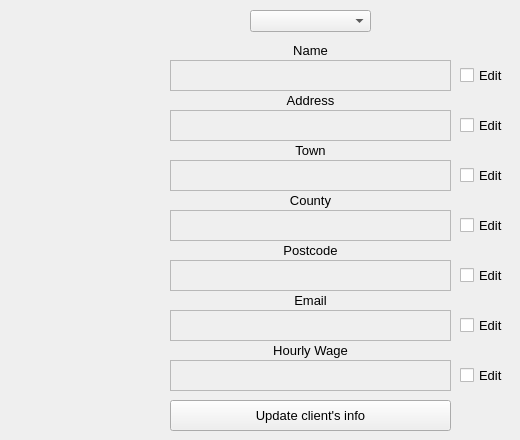
      <widget class="QWidget" name="page_3">
       <widget class="QComboBox" name="edit_client_dropdown">
        <property name="geometry">
         <rect>
          <x>250</x>
          <y>10</y>
          <width>121</width>
          <height>22</height>
         </rect>
        </property>
        <property name="currentIndex">
         <number>-1</number>
        </property>
       </widget>
       <widget class="QCheckBox" name="edit_town_chk">
        <property name="geometry">
         <rect>
          <x>460</x>
          <y>160</y>
          <width>51</width>
          <height>31</height>
         </rect>
        </property>
        <property name="font">
         <font>
          <pointsize>10</pointsize>
         </font>
        </property>
        <property name="text">
         <string>Edit</string>
        </property>
       </widget>
       <widget class="QCheckBox" name="edit_country_chk">
        <property name="geometry">
         <rect>
          <x>460</x>
          <y>210</y>
          <width>51</width>
          <height>31</height>
         </rect>
        </property>
        <property name="font">
         <font>
          <pointsize>10</pointsize>
         </font>
        </property>
        <property name="text">
         <string>Edit</string>
        </property>
       </widget>
       <widget class="QCheckBox" name="edit_postcode_chk">
        <property name="geometry">
         <rect>
          <x>460</x>
          <y>260</y>
          <width>51</width>
          <height>31</height>
         </rect>
        </property>
        <property name="font">
         <font>
          <pointsize>10</pointsize>
         </font>
        </property>
        <property name="text">
         <string>Edit</string>
        </property>
       </widget>
       <widget class="QCheckBox" name="edit_email_chk">
        <property name="geometry">
         <rect>
          <x>460</x>
          <y>310</y>
          <width>51</width>
          <height>31</height>
         </rect>
        </property>
        <property name="font">
         <font>
          <pointsize>10</pointsize>
         </font>
        </property>
        <property name="text">
         <string>Edit</string>
        </property>
       </widget>
       <widget class="QCheckBox" name="edit_wage_chk">
        <property name="geometry">
         <rect>
          <x>460</x>
          <y>350</y>
          <width>51</width>
          <height>51</height>
         </rect>
        </property>
        <property name="font">
         <font>
          <pointsize>10</pointsize>
         </font>
        </property>
        <property name="text">
         <string>Edit</string>
        </property>
       </widget>
       <widget class="QPushButton" name="update_client_btn">
        <property name="geometry">
         <rect>
          <x>170</x>
          <y>400</y>
          <width>281</width>
          <height>31</height>
         </rect>
        </property>
        <property name="font">
         <font>
          <pointsize>10</pointsize>
         </font>
        </property>
        <property name="text">
         <string>Update client's info</string>
        </property>
       </widget>
       <widget class="QTextEdit" name="full_name_txt_edit">
        <property name="enabled">
         <bool>false</bool>
        </property>
        <property name="geometry">
         <rect>
          <x>170</x>
          <y>60</y>
          <width>281</width>
          <height>31</height>
         </rect>
        </property>
        <property name="autoFillBackground">
         <bool>true</bool>
        </property>
        <property name="html">
         <string>&lt;!DOCTYPE HTML PUBLIC &quot;-//W3C//DTD HTML 4.0//EN&quot; &quot;http://www.w3.org/TR/REC-html40/strict.dtd&quot;&gt;
&lt;html&gt;&lt;head&gt;&lt;meta name=&quot;qrichtext&quot; content=&quot;1&quot; /&gt;&lt;style type=&quot;text/css&quot;&gt;
p, li { white-space: pre-wrap; }
&lt;/style&gt;&lt;/head&gt;&lt;body style=&quot; font-family:'MS Shell Dlg 2'; font-size:8.25pt; font-weight:400; font-style:normal;&quot;&gt;
&lt;p style=&quot;-qt-paragraph-type:empty; margin-top:0px; margin-bottom:0px; margin-left:0px; margin-right:0px; -qt-block-indent:0; text-indent:0px;&quot;&gt;&lt;br /&gt;&lt;/p&gt;&lt;/body&gt;&lt;/html&gt;</string>
        </property>
       </widget>
       <widget class="QTextEdit" name="address_txt_edit">
        <property name="enabled">
         <bool>false</bool>
        </property>
        <property name="geometry">
         <rect>
          <x>170</x>
          <y>110</y>
          <width>281</width>
          <height>31</height>
         </rect>
        </property>
        <property name="html">
         <string>&lt;!DOCTYPE HTML PUBLIC &quot;-//W3C//DTD HTML 4.0//EN&quot; &quot;http://www.w3.org/TR/REC-html40/strict.dtd&quot;&gt;
&lt;html&gt;&lt;head&gt;&lt;meta name=&quot;qrichtext&quot; content=&quot;1&quot; /&gt;&lt;style type=&quot;text/css&quot;&gt;
p, li { white-space: pre-wrap; }
&lt;/style&gt;&lt;/head&gt;&lt;body style=&quot; font-family:'MS Shell Dlg 2'; font-size:8.25pt; font-weight:400; font-style:normal;&quot;&gt;
&lt;p style=&quot;-qt-paragraph-type:empty; margin-top:0px; margin-bottom:0px; margin-left:0px; margin-right:0px; -qt-block-indent:0; text-indent:0px;&quot;&gt;&lt;br /&gt;&lt;/p&gt;&lt;/body&gt;&lt;/html&gt;</string>
        </property>
       </widget>
       <widget class="QTextEdit" name="country_txt_edit">
        <property name="enabled">
         <bool>false</bool>
        </property>
        <property name="geometry">
         <rect>
          <x>170</x>
          <y>210</y>
          <width>281</width>
          <height>31</height>
         </rect>
        </property>
        <property name="html">
         <string>&lt;!DOCTYPE HTML PUBLIC &quot;-//W3C//DTD HTML 4.0//EN&quot; &quot;http://www.w3.org/TR/REC-html40/strict.dtd&quot;&gt;
&lt;html&gt;&lt;head&gt;&lt;meta name=&quot;qrichtext&quot; content=&quot;1&quot; /&gt;&lt;style type=&quot;text/css&quot;&gt;
p, li { white-space: pre-wrap; }
&lt;/style&gt;&lt;/head&gt;&lt;body style=&quot; font-family:'MS Shell Dlg 2'; font-size:8.25pt; font-weight:400; font-style:normal;&quot;&gt;
&lt;p style=&quot;-qt-paragraph-type:empty; margin-top:0px; margin-bottom:0px; margin-left:0px; margin-right:0px; -qt-block-indent:0; text-indent:0px;&quot;&gt;&lt;br /&gt;&lt;/p&gt;&lt;/body&gt;&lt;/html&gt;</string>
        </property>
       </widget>
       <widget class="QLabel" name="label_8">
        <property name="geometry">
         <rect>
          <x>180</x>
          <y>140</y>
          <width>261</width>
          <height>20</height>
         </rect>
        </property>
        <property name="font">
         <font>
          <pointsize>10</pointsize>
         </font>
        </property>
        <property name="text">
         <string>Town</string>
        </property>
        <property name="alignment">
         <set>Qt::AlignCenter</set>
        </property>
       </widget>
       <widget class="QTextEdit" name="town_txt_edit">
        <property name="enabled">
         <bool>false</bool>
        </property>
        <property name="geometry">
         <rect>
          <x>170</x>
          <y>160</y>
          <width>281</width>
          <height>31</height>
         </rect>
        </property>
        <property name="html">
         <string>&lt;!DOCTYPE HTML PUBLIC &quot;-//W3C//DTD HTML 4.0//EN&quot; &quot;http://www.w3.org/TR/REC-html40/strict.dtd&quot;&gt;
&lt;html&gt;&lt;head&gt;&lt;meta name=&quot;qrichtext&quot; content=&quot;1&quot; /&gt;&lt;style type=&quot;text/css&quot;&gt;
p, li { white-space: pre-wrap; }
&lt;/style&gt;&lt;/head&gt;&lt;body style=&quot; font-family:'MS Shell Dlg 2'; font-size:8.25pt; font-weight:400; font-style:normal;&quot;&gt;
&lt;p style=&quot;-qt-paragraph-type:empty; margin-top:0px; margin-bottom:0px; margin-left:0px; margin-right:0px; -qt-block-indent:0; text-indent:0px;&quot;&gt;&lt;br /&gt;&lt;/p&gt;&lt;/body&gt;&lt;/html&gt;</string>
        </property>
       </widget>
       <widget class="QLabel" name="label_18">
        <property name="geometry">
         <rect>
          <x>180</x>
          <y>340</y>
          <width>261</width>
          <height>20</height>
         </rect>
        </property>
        <property name="font">
         <font>
          <pointsize>10</pointsize>
         </font>
        </property>
        <property name="text">
         <string>Hourly Wage</string>
        </property>
        <property name="alignment">
         <set>Qt::AlignCenter</set>
        </property>
       </widget>
       <widget class="QTextEdit" name="hourlywage_txt_edit">
        <property name="enabled">
         <bool>false</bool>
        </property>
        <property name="geometry">
         <rect>
          <x>170</x>
          <y>360</y>
          <width>281</width>
          <height>31</height>
         </rect>
        </property>
        <property name="html">
         <string>&lt;!DOCTYPE HTML PUBLIC &quot;-//W3C//DTD HTML 4.0//EN&quot; &quot;http://www.w3.org/TR/REC-html40/strict.dtd&quot;&gt;
&lt;html&gt;&lt;head&gt;&lt;meta name=&quot;qrichtext&quot; content=&quot;1&quot; /&gt;&lt;style type=&quot;text/css&quot;&gt;
p, li { white-space: pre-wrap; }
&lt;/style&gt;&lt;/head&gt;&lt;body style=&quot; font-family:'MS Shell Dlg 2'; font-size:8.25pt; font-weight:400; font-style:normal;&quot;&gt;
&lt;p style=&quot;-qt-paragraph-type:empty; margin-top:0px; margin-bottom:0px; margin-left:0px; margin-right:0px; -qt-block-indent:0; text-indent:0px;&quot;&gt;&lt;br /&gt;&lt;/p&gt;&lt;/body&gt;&lt;/html&gt;</string>
        </property>
       </widget>
       <widget class="QTextEdit" name="postcode_txt_edit">
        <property name="enabled">
         <bool>false</bool>
        </property>
        <property name="geometry">
         <rect>
          <x>170</x>
          <y>260</y>
          <width>281</width>
          <height>31</height>
         </rect>
        </property>
        <property name="html">
         <string>&lt;!DOCTYPE HTML PUBLIC &quot;-//W3C//DTD HTML 4.0//EN&quot; &quot;http://www.w3.org/TR/REC-html40/strict.dtd&quot;&gt;
&lt;html&gt;&lt;head&gt;&lt;meta name=&quot;qrichtext&quot; content=&quot;1&quot; /&gt;&lt;style type=&quot;text/css&quot;&gt;
p, li { white-space: pre-wrap; }
&lt;/style&gt;&lt;/head&gt;&lt;body style=&quot; font-family:'MS Shell Dlg 2'; font-size:8.25pt; font-weight:400; font-style:normal;&quot;&gt;
&lt;p style=&quot;-qt-paragraph-type:empty; margin-top:0px; margin-bottom:0px; margin-left:0px; margin-right:0px; -qt-block-indent:0; text-indent:0px;&quot;&gt;&lt;br /&gt;&lt;/p&gt;&lt;/body&gt;&lt;/html&gt;</string>
        </property>
       </widget>
       <widget class="QTextEdit" name="email_txt_edit">
        <property name="enabled">
         <bool>false</bool>
        </property>
        <property name="geometry">
         <rect>
          <x>170</x>
          <y>310</y>
          <width>281</width>
          <height>31</height>
         </rect>
        </property>
        <property name="html">
         <string>&lt;!DOCTYPE HTML PUBLIC &quot;-//W3C//DTD HTML 4.0//EN&quot; &quot;http://www.w3.org/TR/REC-html40/strict.dtd&quot;&gt;
&lt;html&gt;&lt;head&gt;&lt;meta name=&quot;qrichtext&quot; content=&quot;1&quot; /&gt;&lt;style type=&quot;text/css&quot;&gt;
p, li { white-space: pre-wrap; }
&lt;/style&gt;&lt;/head&gt;&lt;body style=&quot; font-family:'MS Shell Dlg 2'; font-size:8.25pt; font-weight:400; font-style:normal;&quot;&gt;
&lt;p style=&quot;-qt-paragraph-type:empty; margin-top:0px; margin-bottom:0px; margin-left:0px; margin-right:0px; -qt-block-indent:0; text-indent:0px;&quot;&gt;&lt;br /&gt;&lt;/p&gt;&lt;/body&gt;&lt;/html&gt;</string>
        </property>
       </widget>
       <widget class="QLabel" name="label_12">
        <property name="geometry">
         <rect>
          <x>180</x>
          <y>40</y>
          <width>261</width>
          <height>20</height>
         </rect>
        </property>
        <property name="font">
         <font>
          <pointsize>10</pointsize>
         </font>
        </property>
        <property name="text">
         <string>Name</string>
        </property>
        <property name="alignment">
         <set>Qt::AlignCenter</set>
        </property>
       </widget>
       <widget class="QLabel" name="label_13">
        <property name="geometry">
         <rect>
          <x>180</x>
          <y>240</y>
          <width>261</width>
          <height>20</height>
         </rect>
        </property>
        <property name="font">
         <font>
          <pointsize>10</pointsize>
         </font>
        </property>
        <property name="text">
         <string>Postcode</string>
        </property>
        <property name="alignment">
         <set>Qt::AlignCenter</set>
        </property>
       </widget>
       <widget class="QLabel" name="label_14">
        <property name="geometry">
         <rect>
          <x>180</x>
          <y>290</y>
          <width>261</width>
          <height>20</height>
         </rect>
        </property>
        <property name="font">
         <font>
          <pointsize>10</pointsize>
         </font>
        </property>
        <property name="text">
         <string>Email</string>
        </property>
        <property name="alignment">
         <set>Qt::AlignCenter</set>
        </property>
       </widget>
       <widget class="QLabel" name="label_15">
        <property name="geometry">
         <rect>
          <x>180</x>
          <y>90</y>
          <width>261</width>
          <height>20</height>
         </rect>
        </property>
        <property name="font">
         <font>
          <pointsize>10</pointsize>
         </font>
        </property>
        <property name="text">
         <string>Address</string>
        </property>
        <property name="alignment">
         <set>Qt::AlignCenter</set>
        </property>
       </widget>
       <widget class="QLabel" name="label_16">
        <property name="geometry">
         <rect>
          <x>180</x>
          <y>190</y>
          <width>261</width>
          <height>20</height>
         </rect>
        </property>
        <property name="font">
         <font>
          <pointsize>10</pointsize>
         </font>
        </property>
        <property name="text">
         <string>County</string>
        </property>
        <property name="alignment">
         <set>Qt::AlignCenter</set>
        </property>
       </widget>
       <widget class="QCheckBox" name="edit_address_chk">
        <property name="geometry">
         <rect>
          <x>460</x>
          <y>110</y>
          <width>51</width>
          <height>31</height>
         </rect>
        </property>
        <property name="font">
         <font>
          <pointsize>10</pointsize>
         </font>
        </property>
        <property name="text">
         <string>Edit</string>
        </property>
       </widget>
       <widget class="QCheckBox" name="edit_name_chl">
        <property name="geometry">
         <rect>
          <x>460</x>
          <y>60</y>
          <width>51</width>
          <height>31</height>
         </rect>
        </property>
        <property name="font">
         <font>
          <pointsize>10</pointsize>
         </font>
        </property>
        <property name="text">
         <string>Edit</string>
        </property>
       </widget>
      </widget>
